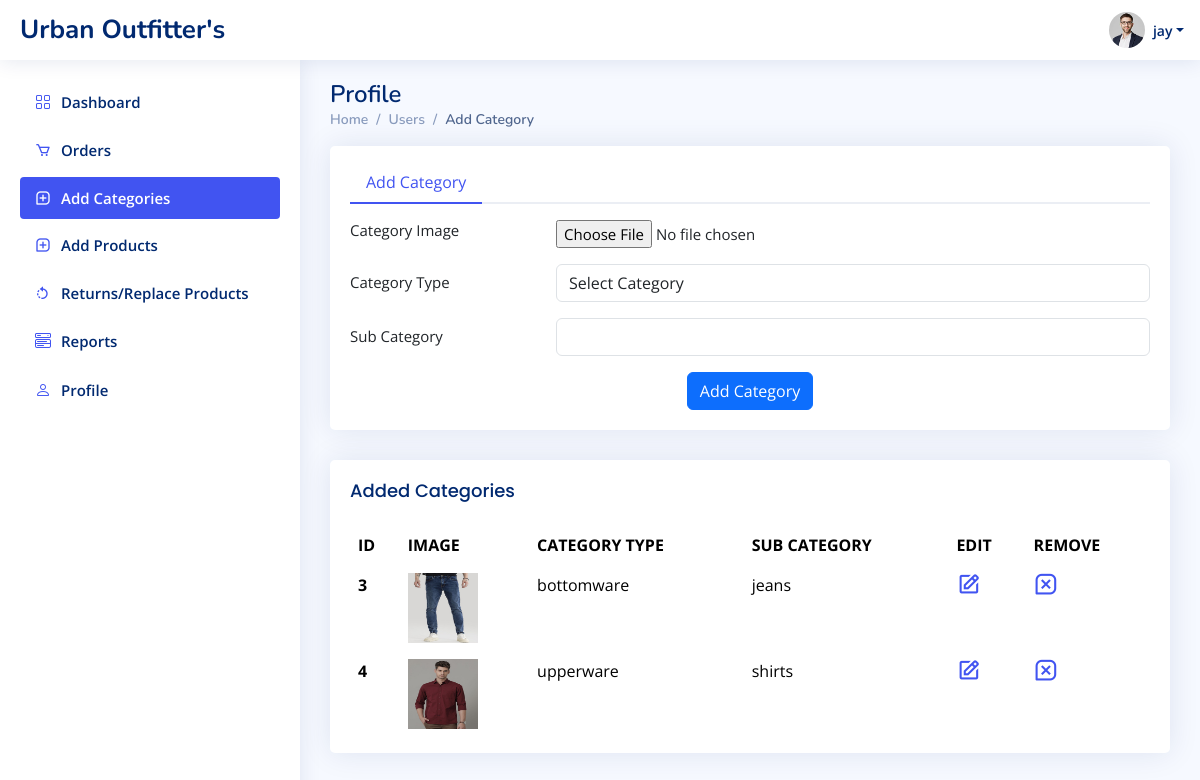
/admin/pages/add_category.php (signed in), run on an earlier commit of the app's database.
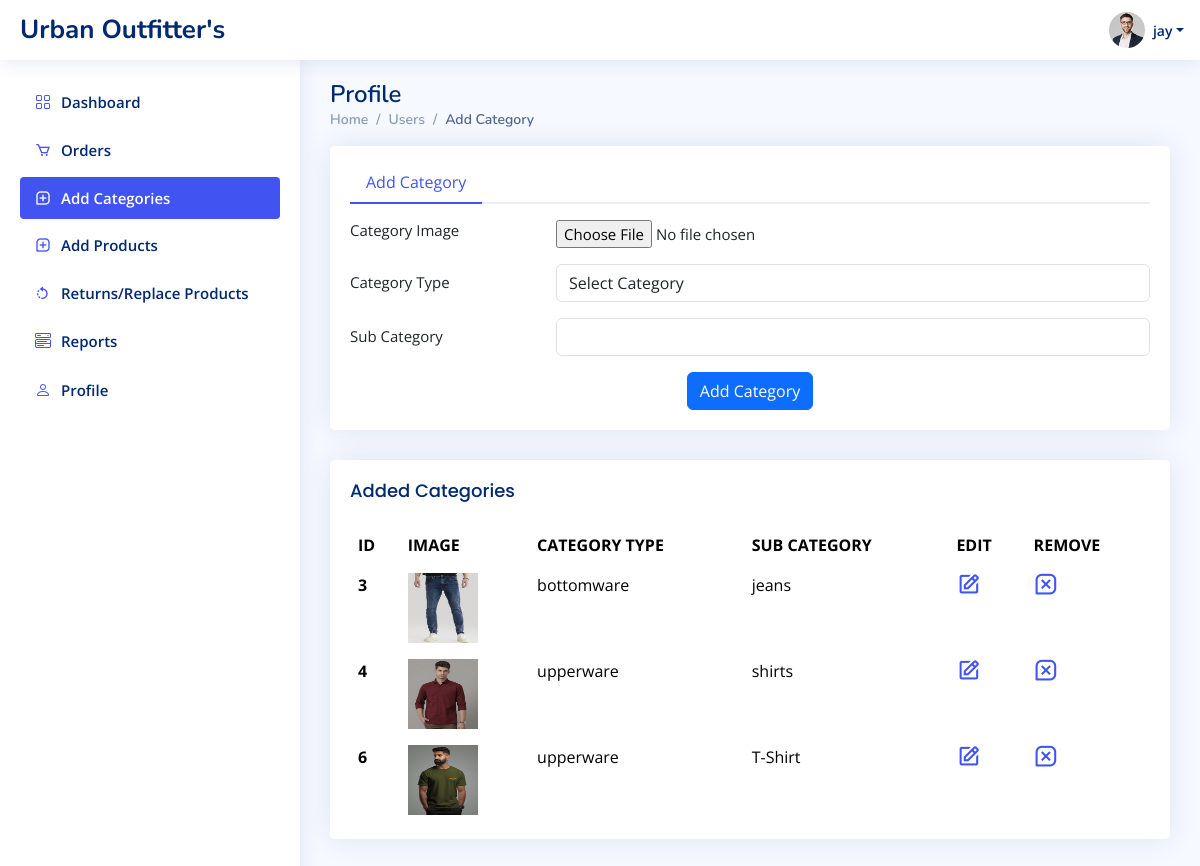
And on a later commit of the database.
### tables this page shows
CREATE TABLE `product_sub_category` (
  `sub_category_id` int(5) NOT NULL,
  `category_id` int(5) NOT NULL,
  `sub_category_name` varchar(50) NOT NULL,
  `sub_category_image` varchar(255) NOT NULL,
  `date` date NOT NULL,
  `is_deleted` tinyint(1) DEFAULT 0
);

CREATE TABLE `product_category` (
  `category_id` int(5) NOT NULL,
  `category` varchar(20) NOT NULL
);

### admin/pages/add_category.php (the view, shortened to what the changed rows need)
<?php
include_once("../connection.php");
?>
<!DOCTYPE html>
<html lang="en">
<head>
    <link href="../assets//vendor/bootstrap/css/bootstrap.min.css" rel="stylesheet">
    <link href="../assets/vendor/bootstrap-icons/bootstrap-icons.css" rel="stylesheet">
    <link href="../assets/vendor/boxicons/css/boxicons.min.css" rel="stylesheet">
    <link href="../assets/vendor/quill/quill.snow.css" rel="stylesheet">
    <link href="../assets/vendor/quill/quill.bubble.css" rel="stylesheet">
    <link href="../assets/vendor/remixicon/remixicon.css" rel="stylesheet">
    <link href="../assets/vendor/simple-datatables/style.css" rel="stylesheet">
    <link href="../assets/css/style.css" rel="stylesheet">
</head>
<body>
    <main id="main" class="main">
        <div class="pagetitle">
            <h1>Profile</h1>
        </div>
        <div class="col-12">
            <div class="card top-selling overflow-auto">
                <div class="card-body pb-0">
                    <table class="table table-borderless">
                        <thead>
                            <tr>
                                <th scope="col">ID</th>
                                <th scope="col">IMAGE</th>
                                <th scope="col">CATEGORY TYPE</th>
                                <th scope="col">SUB CATEGORY</th>
                                <th scope="col">EDIT</th>
                                <th scope="col">REMOVE</th>
                            </tr>
                        </thead>
                        <tbody>
                            <?php
                            $selected_categories = mysqli_query($conn, "SELECT product_sub_category.*, product_category.category
                                            FROM product_sub_category
                                            JOIN product_category ON product_sub_category.category_id = product_category.category_id
                                            WHERE product_sub_category.is_deleted = 0");
                            if (mysqli_num_rows($selected_categories) > 0) {
                                while ($row = mysqli_fetch_assoc($selected_categories)) {
                            ?>
                                    <tr>
                                        <th><?php echo $row['sub_category_id']; ?></th>
                                        <th scope="row"><img src="../uploaded_images/category/<?php echo $row['sub_category_image']; ?>" alt="Category Image not load" style="height: 70px; width: 70px;"></th>
                                        <td><?php echo $row['category']; ?></td>
                                        <td><?php echo $row['sub_category_name']; ?></td>
                                        <td>
                                            <a href="./update_category.php?edit=<?php echo $row['sub_category_id']; ?>" style="height: 50px;">
                                                <i class='bx bx-edit bx-sm'></i>
                                            </a>
                                        </td>
                                        <td>
                                            <a href="./add_category.php?delete=<?php echo $row['sub_category_id']; ?>" style="height: 50px;">
                                                <i class='bx bx-message-square-x bx-sm'></i>
                                            </a>
                                        </td>
                                    </tr>
                            <?php
                                }
                            }
                            ?>
                        </tbody>
                    </table>
                </div>
            </div>
        </div>
    </main>
</body>
</html>

What changed in the data, as far as the page shows it:
added product_sub_category: sub_category_id "6", sub_category_image (picture), category.category "upperware", sub_category_name "T-Shirt"
